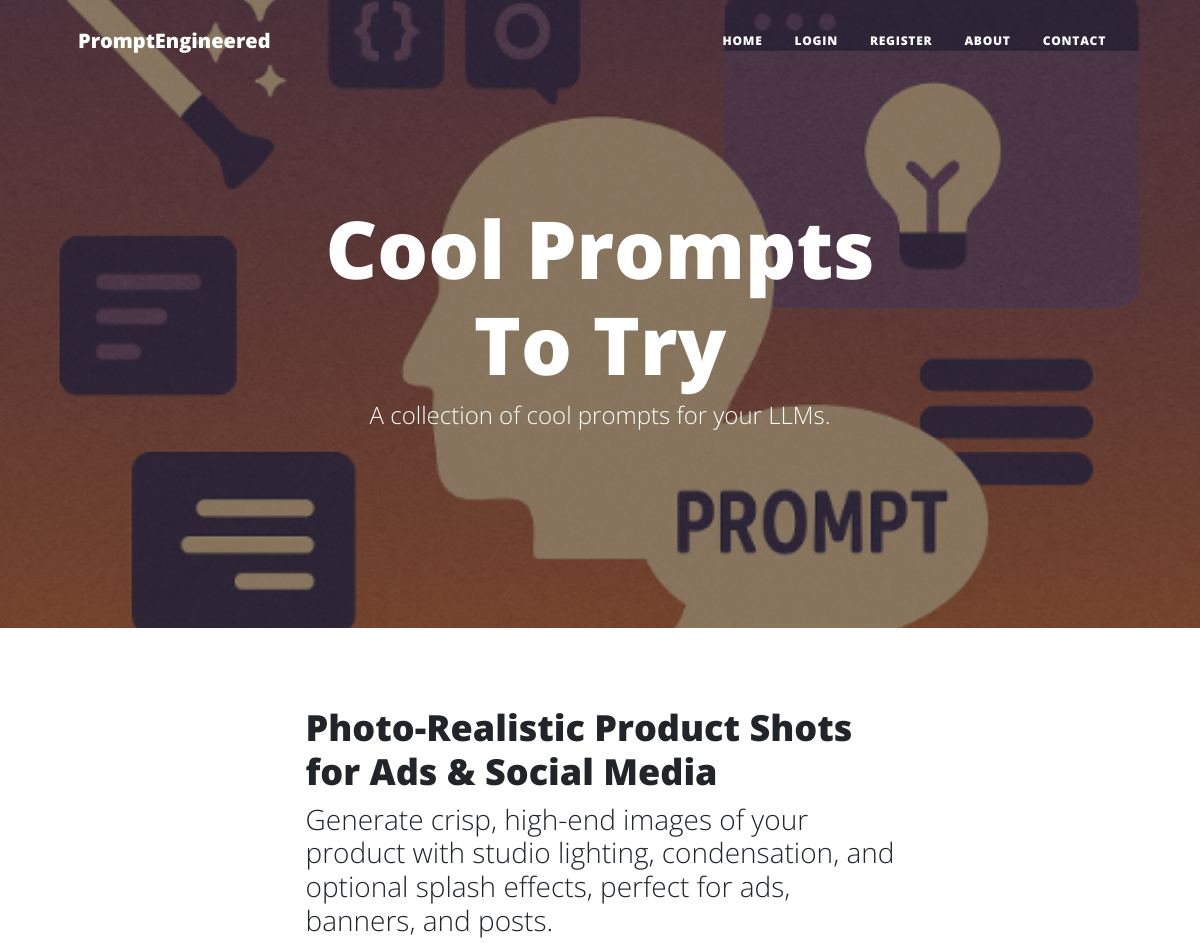
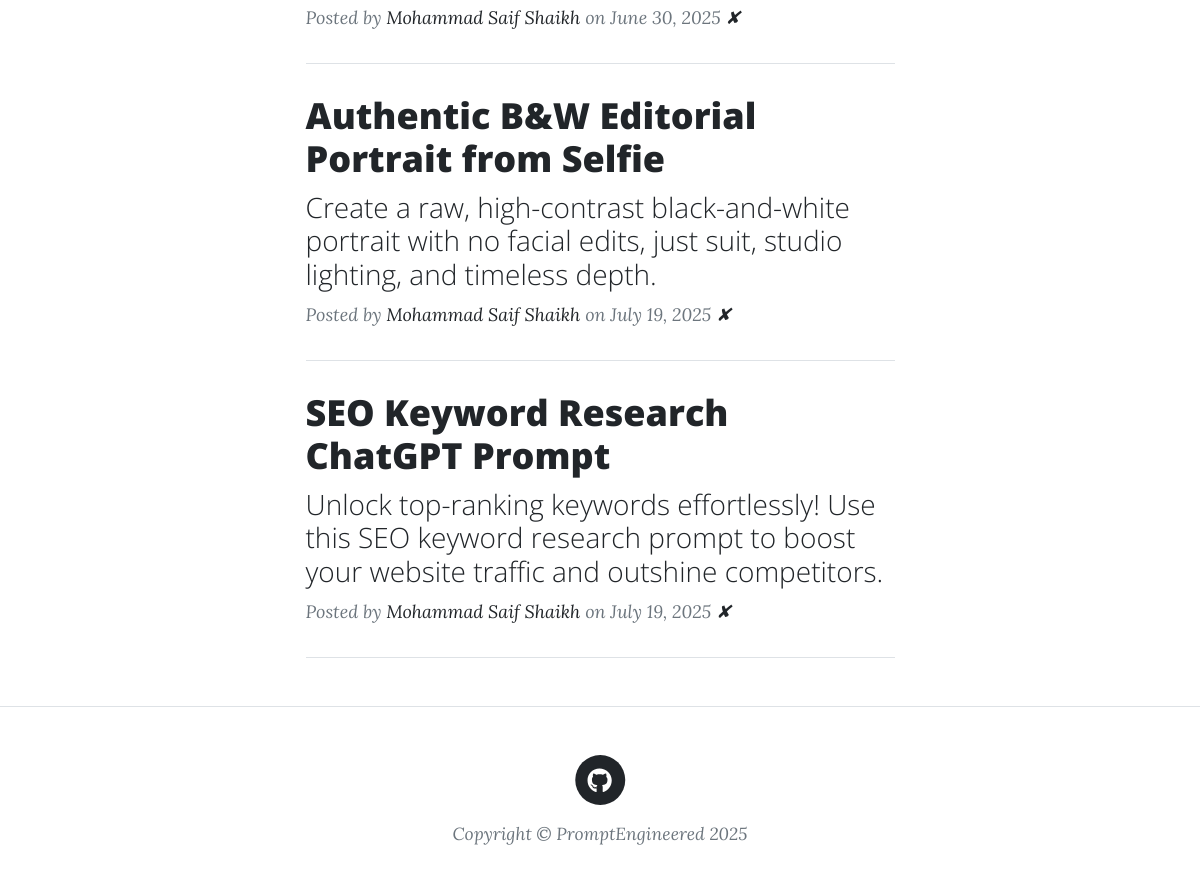
The page / on the database its author committed (2 pictures, top to bottom).
### main.py (models this page shows)
class BlogPost(db.Model):
    __tablename__ = "blog_posts"
    id: Mapped[int] = mapped_column(Integer, primary_key=True)
    title: Mapped[str] = mapped_column(String(250), unique=True, nullable=False)
    subtitle: Mapped[str] = mapped_column(String(250), nullable=False)
    date: Mapped[str] = mapped_column(String(250), nullable=False)
    body: Mapped[str] = mapped_column(Text, nullable=False)
    img_url: Mapped[str] = mapped_column(String(250), nullable=False)
    author_id: Mapped[int]=mapped_column(Integer, db.ForeignKey("users.id"))
    author=relationship("User", back_populates="posts")
    comments_on_posts=relationship("Comment", back_populates="blog_")

class User(db.Model,UserMixin ):
    __tablename__ = "users"
    id: Mapped[int] = mapped_column(Integer, primary_key=True)
    name: Mapped[str] = mapped_column(String(100))
    password: Mapped[str] = mapped_column(String(100))
    email: Mapped[str] = mapped_column(String(100), unique=True)
    posts: Mapped[List["BlogPost"]]=relationship("BlogPost",back_populates="author")
    comments:Mapped[List["Comment"]]=relationship("Comment",back_populates="comment_author")

### main.py (the view)
@app.route('/')
def get_all_posts():
    result = db.session.execute(db.select(BlogPost))
    posts = result.scalars().all()
    if current_user.is_authenticated:
        return render_template("index.html", all_posts=posts, user_id=current_user.id)
    else:
        return render_template("index.html", all_posts=posts, user_id=0)

### templates/index.html (shortened to what this page needs)
{% include "header.html" %}
<header
  class="masthead"
  style="background-image: url('../static/assets/img/home-bg.jpg')"
>
  <div class="container position-relative px-4 px-lg-5">
    <div class="row gx-4 gx-lg-5 justify-content-center">
      <div class="col-md-10 col-lg-8 col-xl-7">
        <div class="site-heading">
          <h1>Cool Prompts To Try</h1>
          <span class="subheading">A collection of cool prompts for your LLMs.</span>
        </div>
      </div>
    </div>
  </div>
</header>
<div class="container px-4 px-lg-5">
  <div class="row gx-4 gx-lg-5 justify-content-center">
    <div class="col-md-10 col-lg-8 col-xl-7">
      {% for post in all_posts %}
      <div class="post-preview">
        <a href="{{ url_for('show_post', post_id=post.id) }}">
          <h2 class="post-title">{{ post.title }}</h2>
          <h3 class="post-subtitle">{{ post.subtitle }}</h3>
        </a>
        <p class="post-meta">
          Posted by
          <a href="#">{{post.author.name}}</a>
          on {{post.date}}
          <a href="{{url_for('delete_post', post_id=post.id) }}">✘</a>
        </p>
      </div>
      <hr class="my-4" />
      {% endfor %}
    </div>
  </div>
</div>
{% include "footer.html" %}

### templates/header.html (shortened to what this page needs)
<!DOCTYPE html>
<html lang="en">
  <head>
    {% block styles %}
    {{ bootstrap.load_css() }}
    <link
      href="{{ url_for('static', filename='css/styles.css') }}"
      rel="stylesheet"
    />
    {% endblock %}
  </head>
  <body>
    <nav class="navbar navbar-expand-lg navbar-light" id="mainNav">
      <div class="container px-4 px-lg-5">
        <a class="navbar-brand" href="/">PromptEngineered</a>
        <div class="collapse navbar-collapse" id="navbarResponsive">
          <ul class="navbar-nav ms-auto py-4 py-lg-0">
            <li class="nav-item">
              <a
                class="nav-link px-lg-3 py-3 py-lg-4"
                href="{{ url_for('get_all_posts') }}"
                >Home</a
              >
            </li>
            {% if not current_user.is_authenticated: %}
            <li class="nav-item">
              <a
                class="nav-link px-lg-3 py-3 py-lg-4"
                href="{{ url_for('login') }}"
                >Login</a
              >
            </li>
            <li class="nav-item">
              <a
                class="nav-link px-lg-3 py-3 py-lg-4"
                href="{{ url_for('register') }}"
                >Register</a
              >
            </li>
            {% endif %}
            <li class="nav-item">
              <a
                class="nav-link px-lg-3 py-3 py-lg-4"
                href="{{ url_for('about') }}"
                >About</a
              >
            </li>
            <li class="nav-item">
              <a
                class="nav-link px-lg-3 py-3 py-lg-4"
                href="{{ url_for('contact') }}"
                >Contact</a
              >
            </li>
          </ul>
        </div>
      </div>
    </nav>
  </body>
</html>

### templates/footer.html (shortened to what this page needs)
        <footer class="border-top">
          <div class="container px-4 px-lg-5">
              <div class="row gx-4 gx-lg-5 justify-content-center">
                  <div class="col-md-10 col-lg-8 col-xl-7">
                      <ul class="list-inline text-center">
                          <li class="list-inline-item">
                              <a href="https://github.com/mosaif-s">
                                  <span class="fa-stack fa-lg">
                                      <i class="fas fa-circle fa-stack-2x"></i>
                                      <i class="fab fa-github fa-stack-1x fa-inverse"></i>
                                  </span>
                              </a>
                          </li>
                      </ul>
                      <div class="small text-center text-muted fst-italic">Copyright &copy; PromptEngineered 2025</div>
                  </div>
              </div>
          </div>
      </footer>
  </body>
</html>

### rows shown on the page
BlogPost: title "Photo-Realistic Product Shots for Ads & Social Media", subtitle "Generate crisp, high-end images of your product with studio lighting, condensation, and optional splash effects, perfect for ads, banners, and posts.", author.name "Mohammad Saif Shaikh", date "June 30, 2025"
BlogPost: title "Authentic B&W Editorial Portrait from Selfie", subtitle "Create a raw, high-contrast black-and-white portrait with no facial edits, just suit, studio lighting, and timeless depth.", author.name "Mohammad Saif Shaikh", date "July 19, 2025"
BlogPost: title "SEO Keyword Research ChatGPT Prompt", subtitle "Unlock top-ranking keywords effortlessly! Use this SEO keyword research prompt to boost your website traffic and outshine competitors.", author.name "Mohammad Saif Shaikh", date "July 19, 2025"
